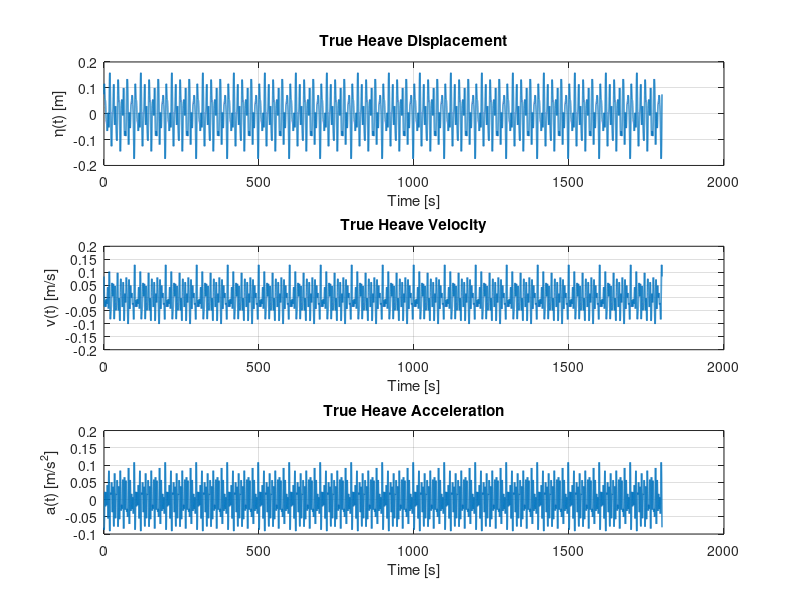
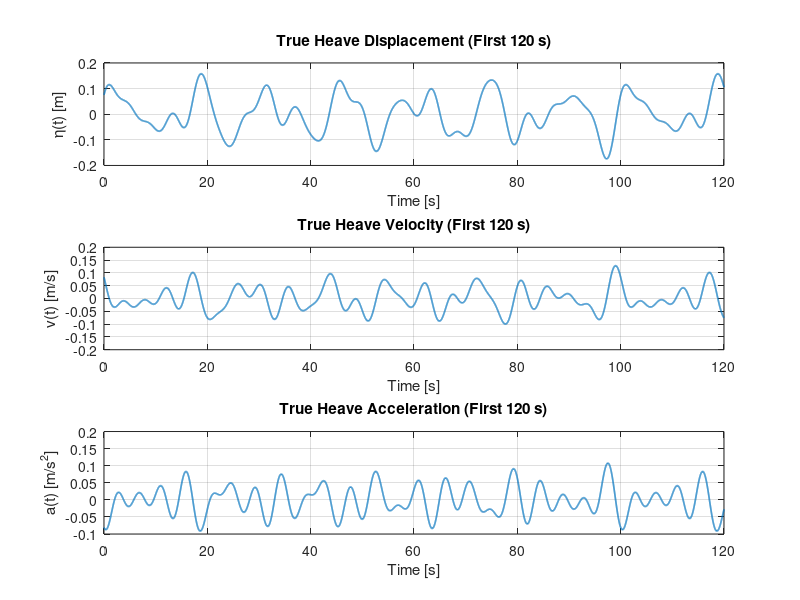

Reproduce these figures in MATLAB, in order. (Note: this script raises an error after producing the figures.)
%% Heave Signal Generation: Displacement, Velocity, and Acceleration
% This script generates a clean synthetic heave displacement signal:
%
%   eta(t) = sum_{i=1}^{N} A_i sin(2*pi*f_i*t + phi_i)
%
% and then computes the corresponding true velocity and acceleration:
%
%   v(t) = d(eta)/dt
%   a(t) = d^2(eta)/dt^2
%
% The goal here is not realism yet.
% The goal is to create a known ground-truth signal for later PSD
% and wave-parameter extraction.

clc;
clear;
close all;

%% 1. Simulation settings
% Create a time vector for 30 minutes sampled at 100 Hz.

fs = 100;                      % Sampling frequency [Hz]
dt = 1/fs;                     % Sampling interval [s]
duration_min = 30;             % Duration [minutes]
duration_s = duration_min*60;  % Duration [s]

t = 0:dt:(duration_s - dt);    % Time vector (exactly 30 minutes)

%% 2. Define wave components
% Choose a few simple sinusoidal components in a rough ocean-wave range.
% These values are kept small and simple on purpose.

N = 4;   % Number of sinusoidal components

A   = [0.08 0.05 0.035 0.02];      % Amplitudes [m]
f   = [0.07 0.11 0.16 0.22];       % Frequencies [Hz]
phi = [0 pi/6 pi/3 pi/2];          % Phases [rad]

%% 3. Initialise signals
% Preallocate arrays for displacement, velocity, and acceleration.

eta = zeros(size(t));   % Displacement [m]
v   = zeros(size(t));   % Velocity [m/s]
a   = zeros(size(t));   % Acceleration [m/s^2]

%% 4. Generate displacement, true velocity, and true acceleration
% For each sinusoidal component:
%
%   eta_i(t) = A_i sin(2*pi*f_i*t + phi_i)
%
% Differentiate analytically:
%
%   v_i(t) = A_i (2*pi*f_i) cos(2*pi*f_i*t + phi_i)
%
%   a_i(t) = -A_i (2*pi*f_i)^2 sin(2*pi*f_i*t + phi_i)

for i = 1:N
    omega_i = 2*pi*f(i);   % Angular frequency [rad/s]
    
    % Displacement contribution
    eta = eta + A(i)*sin(omega_i*t + phi(i));
    
    % Velocity contribution
    v = v + A(i)*omega_i*cos(omega_i*t + phi(i));
    
    % Acceleration contribution
    a = a - A(i)*(omega_i^2)*sin(omega_i*t + phi(i));
end

%% 5. Plot displacement, velocity, and acceleration
% Plot all three true signals.

figure;

subplot(3,1,1);
plot(t, eta, 'LineWidth', 1.2);
grid on;
xlabel('Time [s]');
ylabel('\eta(t) [m]');
title('True Heave Displacement');

subplot(3,1,2);
plot(t, v, 'LineWidth', 1.2);
grid on;
xlabel('Time [s]');
ylabel('v(t) [m/s]');
title('True Heave Velocity');

subplot(3,1,3);
plot(t, a, 'LineWidth', 1.2);
grid on;
xlabel('Time [s]');
ylabel('a(t) [m/s^2]');
title('True Heave Acceleration');

%% 6. Optional: zoom into a short section for easier viewing
% Over 30 minutes the full signal is long, so it is useful to inspect
% just a short segment as well.

zoom_duration = 120;                         % Duration to view [s]
idx_zoom = t <= zoom_duration;              % Indices for first 120 s

figure;

subplot(3,1,1);
plot(t(idx_zoom), eta(idx_zoom), 'LineWidth', 1.2);
grid on;
xlabel('Time [s]');
ylabel('\eta(t) [m]');
title('True Heave Displacement (First 120 s)');

subplot(3,1,2);
plot(t(idx_zoom), v(idx_zoom), 'LineWidth', 1.2);
grid on;
xlabel('Time [s]');
ylabel('v(t) [m/s]');
title('True Heave Velocity (First 120 s)');

subplot(3,1,3);
plot(t(idx_zoom), a(idx_zoom), 'LineWidth', 1.2);
grid on;
xlabel('Time [s]');
ylabel('a(t) [m/s^2]');
title('True Heave Acceleration (First 120 s)');

%% 7. Display chosen component parameters
% Show the amplitudes, frequencies, and phases used.

disp('Chosen sinusoidal wave components:');
disp(table((1:N)', A', f', phi', ...
    'VariableNames', {'Component', 'Amplitude_m', 'Frequency_Hz', 'Phase_rad'}));

%% 8. Ground-truth PSD from true displacement eta(t)
% Use Welch PSD on the known displacement signal

window_length = 4096;                 % choose a reasonable segment length
overlap = window_length/2;
nfft = 4096;

[PSD_eta, f_psd] = pwelch(eta, hann(window_length), overlap, nfft, fs);

%% 9. Restrict to wave band
% Use a wave band consistent with your synthetic components

f_low = 0.03;
f_high = 0.40;

idx_band = (f_psd >= f_low) & (f_psd <= f_high);

f_wave = f_psd(idx_band);
S_wave = PSD_eta(idx_band);

%% 10. Spectral moments
m0 = trapz(f_wave, S_wave);
m1 = trapz(f_wave, f_wave .* S_wave);
m2 = trapz(f_wave, (f_wave.^2) .* S_wave);

%% 11. Bulk wave parameters
Hm0  = 4*sqrt(m0);
Tm01 = m0/m1;
T0   = sqrt(m0/m2);

[~, idx_peak] = max(S_wave);
fp = f_wave(idx_peak);
Tp = 1/fp;

%% 12. Plot PSD
figure;
plot(f_psd, PSD_eta, 'LineWidth', 1.2);
grid on;
xlabel('Frequency [Hz]');
ylabel('S_{\eta}(f) [m^2/Hz]');
title('Ground-Truth Displacement PSD from \eta(t)');

xlim([0 0.5]);

%% 13. Display results
fprintf('\nGround-truth wave parameters from eta(t):\n');
fprintf('Hm0  = %.4f m\n', Hm0);
fprintf('Tm01 = %.4f s\n', Tm01);
fprintf('T0   = %.4f s\n', T0);
fprintf('Tp   = %.4f s\n', Tp);
fprintf('fp   = %.4f Hz\n', fp);

%% 14. Simulated IMU acceleration measurement
% Create a simple measured acceleration:
% a_meas(t) = a_true(t) + bias + noise

bias = 0.005;              % constant bias [m/s^2]
noise_std = 0.01;          % white noise std [m/s^2]

rng(1);                    % for repeatability
noise = noise_std * randn(size(a));

a_meas = a + bias + noise;

%% 15. Plot comparison
zoom_duration = 60;                    % first 60 s
idx_zoom = t <= zoom_duration;

figure;

subplot(2,1,1);
plot(t(idx_zoom), a(idx_zoom), 'LineWidth', 1.2);
grid on;
xlabel('Time [s]');
ylabel('a(t) [m/s^2]');
title('True Heave Acceleration');

subplot(2,1,2);
plot(t(idx_zoom), a_meas(idx_zoom), 'LineWidth', 1.2);
grid on;
xlabel('Time [s]');
ylabel('a_{meas}(t) [m/s^2]');
title('Simulated IMU Measured Acceleration');

%% 16. Show bias/noise values
fprintf('\nSimulated IMU measurement model:\n');
fprintf('Bias      = %.4f m/s^2\n', bias);
fprintf('Noise std = %.4f m/s^2\n', noise_std);

%% 17. Bias removal from measured acceleration
% Remove the DC component / constant bias estimate

bias_est = mean(a_meas);
a_corr = a_meas - bias_est;

%% 18. Plot corrected acceleration
zoom_duration = 60;
idx_zoom = t <= zoom_duration;

figure;

subplot(3,1,1);
plot(t(idx_zoom), a(idx_zoom), 'LineWidth', 1.2);
grid on;
xlabel('Time [s]');
ylabel('a(t) [m/s^2]');
title('True Heave Acceleration');

subplot(3,1,2);
plot(t(idx_zoom), a_meas(idx_zoom), 'LineWidth', 1.0);
grid on;
xlabel('Time [s]');
ylabel('a_{meas}(t) [m/s^2]');
title('Measured Acceleration');

subplot(3,1,3);
plot(t(idx_zoom), a_corr(idx_zoom), 'LineWidth', 1.0);
grid on;
xlabel('Time [s]');
ylabel('a_{corr}(t) [m/s^2]');
title('Bias-Corrected Acceleration');

%% 19. Print bias comparison
fprintf('\nBias handling:\n');
fprintf('True bias added      = %.6f m/s^2\n', bias);
fprintf('Estimated bias mean  = %.6f m/s^2\n', bias_est);
fprintf('Bias estimation error = %.6f m/s^2\n', bias_est - bias);

%% 20. Band-pass filter the bias-corrected acceleration
% Keep the wave band and suppress very low-frequency drift
% and high-frequency noise.
%
% Use designfilt instead of butter(...,'sos') for compatibility.

f_low  = 0.03;    % lower cutoff [Hz]
f_high = 0.40;    % upper cutoff [Hz]

d = designfilt('bandpassiir', ...
    'FilterOrder', 4, ...
    'HalfPowerFrequency1', f_low, ...
    'HalfPowerFrequency2', f_high, ...
    'SampleRate', fs);

% Zero-phase filtering
a_filt = filtfilt(d, a_corr);

%% 21. Check filtered signal is valid
fprintf('\nFilter validity checks:\n');
fprintf('Any NaNs in a_filt? %d\n', any(isnan(a_filt)));
fprintf('Any Infs in a_filt? %d\n', any(isinf(a_filt)));

%% 22. Plot filtered acceleration
zoom_duration = 60;
idx_zoom = t <= zoom_duration;

figure;

subplot(3,1,1);
plot(t(idx_zoom), a(idx_zoom), 'LineWidth', 1.2);
grid on;
xlabel('Time [s]');
ylabel('a(t) [m/s^2]');
title('True Heave Acceleration');

subplot(3,1,2);
plot(t(idx_zoom), a_corr(idx_zoom), 'LineWidth', 1.0);
grid on;
xlabel('Time [s]');
ylabel('a_{corr}(t) [m/s^2]');
title('Bias-Corrected Acceleration');

subplot(3,1,3);
plot(t(idx_zoom), a_filt(idx_zoom), 'LineWidth', 1.0);
grid on;
xlabel('Time [s]');
ylabel('a_{filt}(t) [m/s^2]');
title('Band-Pass Filtered Acceleration');

%% 23. PSD comparison before and after filtering
[PSD_corr, f_corr] = pwelch(a_corr, hann(4096), 2048, 4096, fs);
[PSD_filt, f_filt] = pwelch(a_filt, hann(4096), 2048, 4096, fs);

figure;
plot(f_corr, PSD_corr, 'LineWidth', 1.0);
hold on;
plot(f_filt, PSD_filt, 'LineWidth', 1.0);
grid on;
xlabel('Frequency [Hz]');
ylabel('S_a(f) [(m/s^2)^2/Hz]');
title('PSD of Acceleration Before and After Filtering');
legend('Bias-corrected', 'Filtered');
xlim([0 1]);

%% 24. First integration: acceleration to velocity
v_est = cumtrapz(t, a_filt);

%% 25. Detrend estimated velocity
% Remove constant + linear trend after integration
v_est = detrend(v_est, 'linear');

%% 26. Compare away from startup transient
t_start_compare = 200;              % ignore first 200 s
idx_cmp = t >= t_start_compare & t <= (t_start_compare + 60);

figure;
plot(t(idx_cmp), v(idx_cmp), 'LineWidth', 1.2); hold on;
plot(t(idx_cmp), v_est(idx_cmp), 'LineWidth', 1.0);
grid on;
xlabel('Time [s]');
ylabel('Velocity [m/s]');
title('True vs Estimated Velocity (after startup transient)');
legend('True velocity', 'Estimated velocity');
%% 27. Compare true and estimated velocity on same plot
figure;
plot(t(idx_zoom), v(idx_zoom), 'LineWidth', 1.2); hold on;
plot(t(idx_zoom), v_est(idx_zoom), 'LineWidth', 1.0);
grid on;
xlabel('Time [s]');
ylabel('Velocity [m/s]');
title('True vs Estimated Velocity');
legend('True velocity', 'Estimated velocity');

%% 28. Second integration: velocity to displacement
eta_est = cumtrapz(t, v_est);

%% 29. Detrend estimated displacement
eta_est = detrend(eta_est, 'linear');

%% 29.5 Remove residual displacement drift
% After two integrations, residual low-frequency drift can remain.
% Remove it with linear detrending.

eta_est_corr = detrend(eta_est, 'linear');

%% 30. Compare true vs corrected estimated displacement
t_start_compare = 200;              % ignore first 200 s
idx_cmp = t >= t_start_compare & t <= (t_start_compare + 60);

figure;
plot(t(idx_cmp), eta(idx_cmp), 'LineWidth', 1.2); hold on;
plot(t(idx_cmp), eta_est_corr(idx_cmp), 'LineWidth', 1.0);
grid on;
xlabel('Time [s]');
ylabel('Displacement [m]');
title('True vs Estimated Displacement (detrended)');
legend('True displacement', 'Estimated displacement');

%% 31. Prepare estimated displacement for spectral analysis
% Remove mean before PSD estimation

eta_est_psd = eta_est_corr - mean(eta_est_corr);

%% 32. PSD of estimated displacement
window_length = 4096;
overlap = window_length/2;
nfft = 4096;

[PSD_eta_est, f_eta_est] = pwelch(eta_est_psd, hann(window_length), overlap, nfft, fs);

%% 33. Plot ground-truth vs estimated displacement PSD
figure;
plot(f_psd, PSD_eta, 'LineWidth', 1.2); hold on;
plot(f_eta_est, PSD_eta_est, 'LineWidth', 1.0);
grid on;
xlabel('Frequency [Hz]');
ylabel('S_{\eta}(f) [m^2/Hz]');
title('Ground-Truth vs Estimated Displacement PSD');
legend('Ground-truth PSD', 'Estimated PSD');
xlim([0 0.5]);

%% 34. Restrict estimated PSD to wave band
idx_band_est = (f_eta_est >= f_low) & (f_eta_est <= f_high);

f_wave_est = f_eta_est(idx_band_est);
S_wave_est = PSD_eta_est(idx_band_est);

%% 35. Spectral moments from estimated displacement
m0_est = trapz(f_wave_est, S_wave_est);
m1_est = trapz(f_wave_est, f_wave_est .* S_wave_est);
m2_est = trapz(f_wave_est, (f_wave_est.^2) .* S_wave_est);

%% 36. Bulk wave parameters from estimated displacement
Hm0_est  = 4*sqrt(m0_est);
Tm01_est = m0_est/m1_est;
T0_est   = sqrt(m0_est/m2_est);

[~, idx_peak_est] = max(S_wave_est);
fp_est = f_wave_est(idx_peak_est);
Tp_est = 1/fp_est;

%% 37. Display comparison
fprintf('\nEstimated wave parameters from reconstructed displacement:\n');
fprintf('Hm0_est  = %.4f m\n', Hm0_est);
fprintf('Tm01_est = %.4f s\n', Tm01_est);
fprintf('T0_est   = %.4f s\n', T0_est);
fprintf('Tp_est   = %.4f s\n', Tp_est);
fprintf('fp_est   = %.4f Hz\n', fp_est);

fprintf('\nGround-truth vs estimated:\n');
fprintf('Hm0  : %.4f -> %.4f m\n', Hm0, Hm0_est);
fprintf('Tm01 : %.4f -> %.4f s\n', Tm01, Tm01_est);
fprintf('T0   : %.4f -> %.4f s\n', T0, T0_est);
fprintf('Tp   : %.4f -> %.4f s\n', Tp, Tp_est);

%% 38. Better PSD comparison in the wave band
figure;
plot(f_psd(idx_band), PSD_eta(idx_band), 'LineWidth', 1.2); hold on;
plot(f_wave_est, S_wave_est, 'LineWidth', 1.0);
grid on;
xlabel('Frequency [Hz]');
ylabel('S_{\eta}(f) [m^2/Hz]');
title('Ground-Truth vs Estimated Displacement PSD (Wave Band Only)');
legend('Ground-truth PSD', 'Estimated PSD');
xlim([0.03 0.30]);
